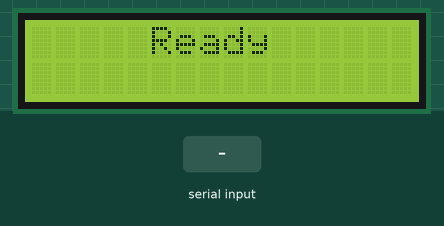
Simulated run of this sketch. Board: Arduino Uno, built with avr-gcc and run on an emulated ATmega328P. Shown: 16×2 character LCD. Inputs (shaded band) come from the test bench.

Above: at 1.7 s.
1.8 s: "*" received over Serial
At 2.1 s:
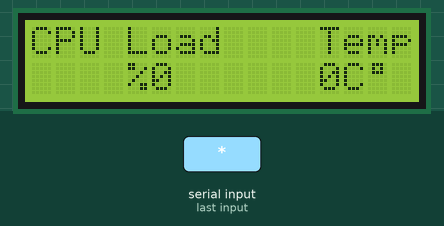
At 6.3 s:
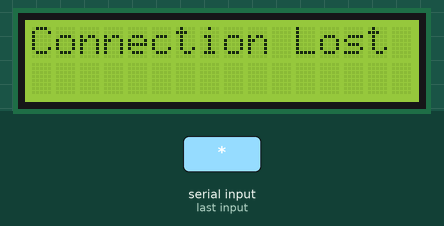
Timing chart, 0 to 7.8 s (numbered marks = the images above; inputs shaded):
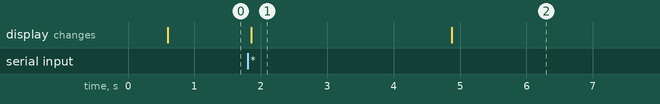

The sketch:

Serial-get-CPU-load-temp.ino
```cpp
#include <LiquidCrystal_I2C.h>
LiquidCrystal_I2C lcd(0x27, 16, 2);

byte degreeChar[8] = {
  0b01110,
  0b01010,
  0b01110,
  0b00000,
  0b00000,
  0b00000,
  0b00000,
  0b00000
};
boolean conL = false;
int l, t, ind1;
unsigned long lastT;
char c;
String s;

void setup()
{
  lcd.begin();
  Serial.begin(115200);
  Serial.setTimeout(30);
  lcd.setCursor(0,0);
  lcd.print("      Hi!     ");
  lcd.createChar(0, degreeChar);
  delay(500);
  lcd.clear();
  lcd.print("     Ready");
}


void loop()
{
  if (Serial.available()) {
    c = Serial.read();  //gets one byte from serial buffers
    if (c == '*') {
      s = Serial.readString();
      ind1 = s.indexOf(',');
      l = s.substring(0, ind1).toInt();
      t = s.substring(ind1+1).toInt();

      lcd.clear();
      lcd.setCursor(0,0);
      lcd.print("CPU Load    Temp");

      lcd.setCursor(4,1);
      lcd.print("%");
      lcd.print(l);
      lcd.setCursor(12,1);
      lcd.print(t);
      lcd.print("C");
      lcd.write((byte)0);

      lastT = millis();
      conL = true;
    }
  }
  else if (millis()- lastT > 3000 && conL) {
    lcd.clear();
    lcd.setCursor(0,0);
    lcd.print("Connection Lost");
    conL = false;
  }
}
```

Measured:
- after the input at 1.8 s, the display: changes after 0.06 s (image 1)
- what the display in image 1 shows lasts 3.0 s, from 1.9 s to 4.9 s
